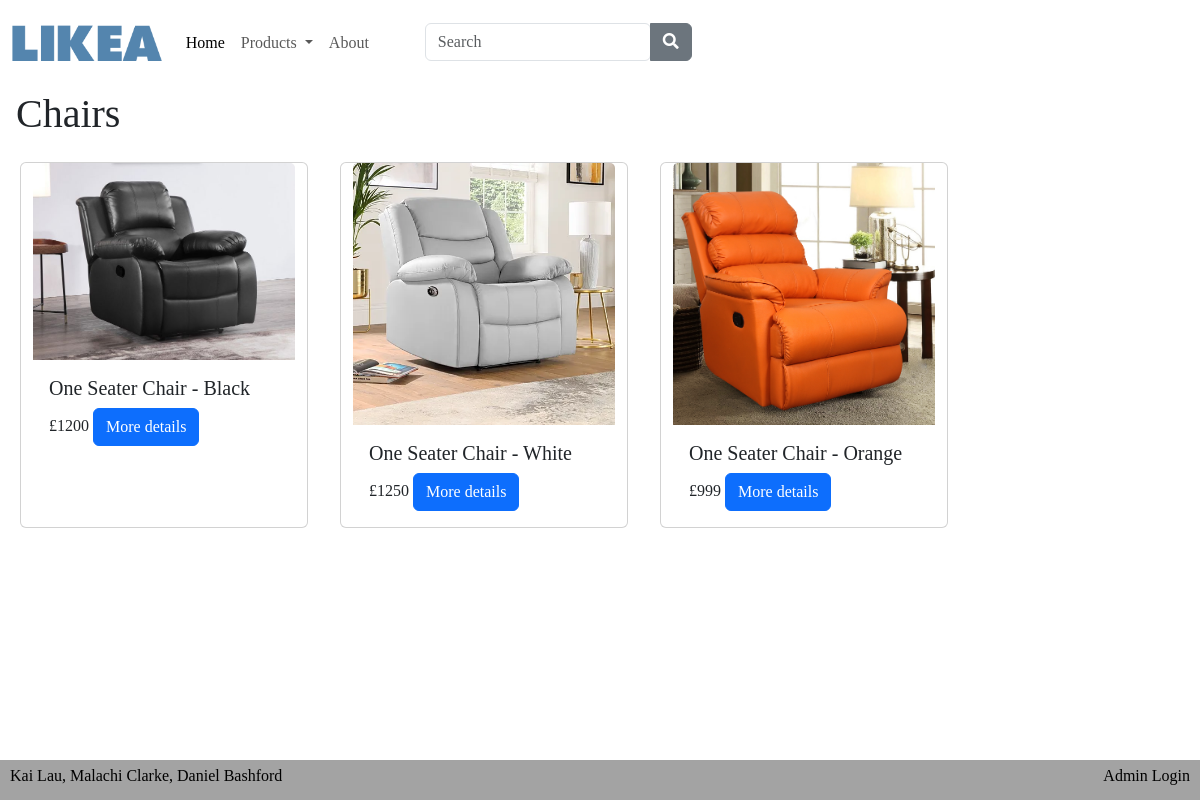
/chairs.php, run on the app's committed database.
### tables this page shows
CREATE TABLE `cs_product` (
  `id` int(11) NOT NULL,
  `name` varchar(50) DEFAULT NULL,
  `description` text DEFAULT NULL,
  `price` int(11) DEFAULT NULL
);

CREATE TABLE `media` (
  `id` int(11) NOT NULL,
  `name` varchar(50) DEFAULT NULL,
  `path` varchar(255) DEFAULT NULL
);

### functions/fetch_chair_cards.php (the view)
<?php
        try {
            $con->autocommit(false);
            $products_query = "
                SELECT cs_product.id, cs_product.name, cs_product.description, cs_product.price, media.path
                FROM cs_product
                LEFT JOIN cs_product_media ON cs_product.id = cs_product_media.product_id
                LEFT JOIN media ON cs_product_media.media_id = media.id
                LEFT JOIN cs_category_prd ON cs_product.id = cs_category_prd.product_id
                LEFT JOIN cs_category ON cs_category_prd.category_id = cs_category.id
                WHERE cs_category.id = 7 AND media.path LIKE '%1%'
            ";
            $stmt_products = $con->prepare($products_query);
            $stmt_products->execute();
            $stmt_products->bind_result($id, $name, $description, $price, $mediaPath);
            $products_array = array();
            while ($stmt_products->fetch()) {
                $products_data = array(
                    'id' => $id,
                    'name' => $name,
                    'description' => $description,
                    'price' => $price,
                    'mediaPath' => $mediaPath
                );
                $products_array[] = $products_data;
            }
            $con->commit();
            foreach ($products_array as $product) {
                echo "<div class='card' style='width: 18rem; margin: 1rem;'>";
                echo "<img src='". $product['mediaPath']. "' class='card-img-top' alt='Product Image'>";
                echo "<div class='card-body'>";
                echo "<h5 class='card-title'>". $product['name']. "</h5>";
                echo "<p class='card-text'>£". $product['price']. " <a class='btn btn-primary' href='product_detail.php?product_id={$product['id']}'>More details</a> </p>";
                echo "</div>";
                echo "</div>";
            }
            } catch (Exception $e) {
                $con->rollback();
                echo "ERROR:" . $e->getMessage();
            } finally {
                $stmt_products->close();
                $con->autocommit(true);
            }
?>

### css/styles.css (style rules this page uses)
html, body { height: 100%; margin: 0; }
body { display: flex; flex-direction: column; }
body { font-family: "Playfair Display", serif; }

### data on the page
cs_product: media.path (picture), name "One Seater Chair - Black", price "1200"
cs_product: media.path (picture), name "One Seater Chair - White", price "1250"
cs_product: media.path (picture), name "One Seater Chair - Orange", price "999"
